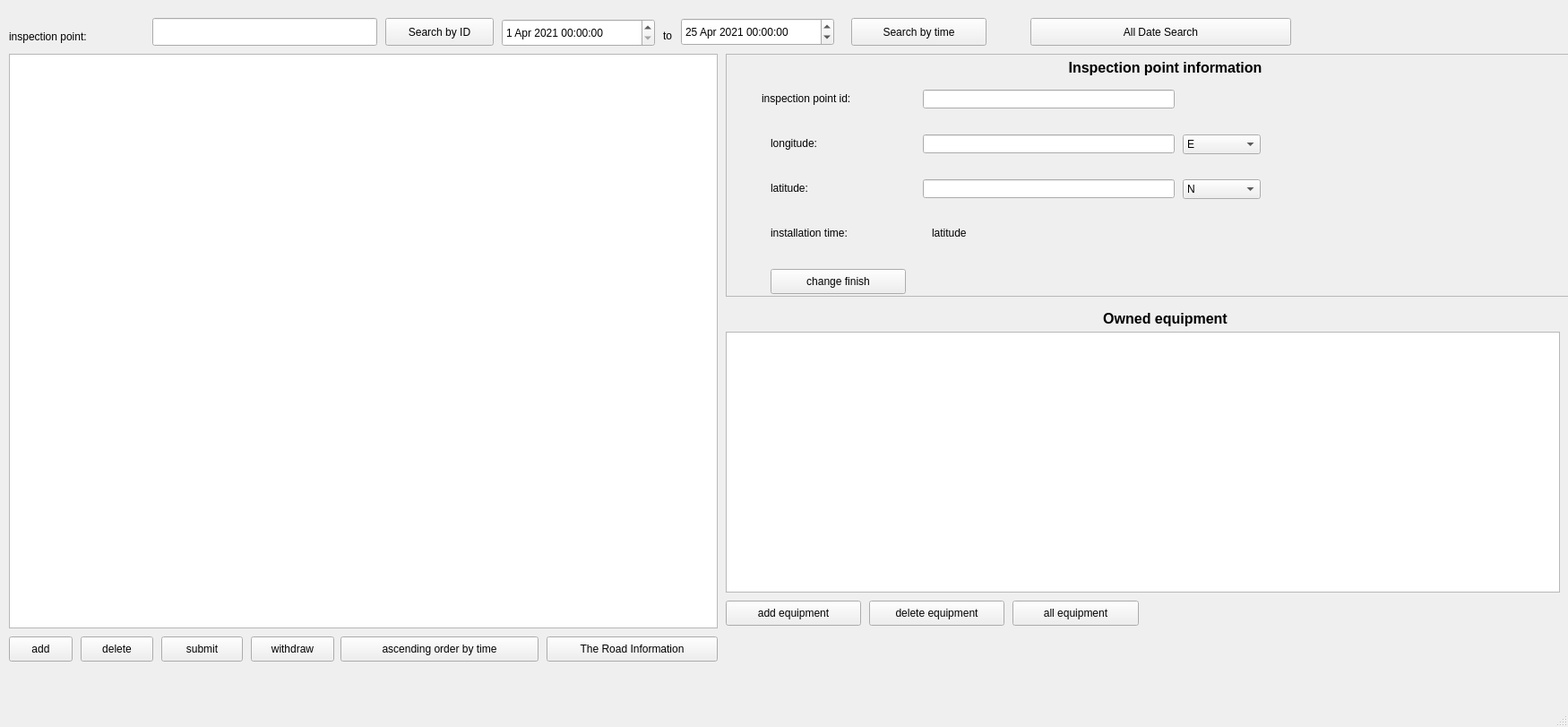
<?xml version="1.0" encoding="UTF-8"?>
<ui version="4.0">
 <class>MainWindow</class>
 <widget class="QMainWindow" name="MainWindow">
  <property name="enabled">
   <bool>true</bool>
  </property>
  <property name="geometry">
   <rect>
    <x>0</x>
    <y>0</y>
    <width>1750</width>
    <height>811</height>
   </rect>
  </property>
  <property name="minimumSize">
   <size>
    <width>1750</width>
    <height>0</height>
   </size>
  </property>
  <property name="maximumSize">
   <size>
    <width>1750</width>
    <height>850</height>
   </size>
  </property>
  <property name="windowTitle">
   <string>MainWindow</string>
  </property>
  <property name="autoFillBackground">
   <bool>false</bool>
  </property>
  <property name="styleSheet">
   <string notr="true">
font: 11pt &quot;华光行书_CNKI&quot;;</string>
  </property>
  <widget class="QWidget" name="centralwidget">
   <widget class="QPushButton" name="pushButton">
    <property name="enabled">
     <bool>true</bool>
    </property>
    <property name="geometry">
     <rect>
      <x>10</x>
      <y>710</y>
      <width>71</width>
      <height>28</height>
     </rect>
    </property>
    <property name="text">
     <string>add</string>
    </property>
    <property name="checkable">
     <bool>false</bool>
    </property>
    <property name="default">
     <bool>false</bool>
    </property>
   </widget>
   <widget class="QPushButton" name="deletepushButton">
    <property name="enabled">
     <bool>true</bool>
    </property>
    <property name="geometry">
     <rect>
      <x>90</x>
      <y>710</y>
      <width>81</width>
      <height>28</height>
     </rect>
    </property>
    <property name="text">
     <string>delete</string>
    </property>
   </widget>
   <widget class="QLineEdit" name="lineEdit">
    <property name="enabled">
     <bool>true</bool>
    </property>
    <property name="geometry">
     <rect>
      <x>170</x>
      <y>20</y>
      <width>251</width>
      <height>31</height>
     </rect>
    </property>
   </widget>
   <widget class="QPushButton" name="SearchpushButton">
    <property name="enabled">
     <bool>true</bool>
    </property>
    <property name="geometry">
     <rect>
      <x>430</x>
      <y>20</y>
      <width>121</width>
      <height>31</height>
     </rect>
    </property>
    <property name="styleSheet">
     <string notr="true">
font: 11pt &quot;华光行书_CNKI&quot;;</string>
    </property>
    <property name="text">
     <string>Search by ID</string>
    </property>
   </widget>
   <widget class="QPushButton" name="pushButton_3">
    <property name="enabled">
     <bool>true</bool>
    </property>
    <property name="geometry">
     <rect>
      <x>1150</x>
      <y>20</y>
      <width>291</width>
      <height>31</height>
     </rect>
    </property>
    <property name="styleSheet">
     <string notr="true">
font: 11pt &quot;华光行书_CNKI&quot;;</string>
    </property>
    <property name="text">
     <string>All Date Search</string>
    </property>
   </widget>
   <widget class="QWidget" name="widget_2" native="true">
    <property name="enabled">
     <bool>true</bool>
    </property>
    <property name="geometry">
     <rect>
      <x>810</x>
      <y>340</y>
      <width>941</width>
      <height>361</height>
     </rect>
    </property>
    <widget class="QLabel" name="label_5">
     <property name="enabled">
      <bool>true</bool>
     </property>
     <property name="geometry">
      <rect>
       <x>240</x>
       <y>0</y>
       <width>501</width>
       <height>31</height>
      </rect>
     </property>
     <property name="text">
      <string>&lt;html&gt;&lt;head/&gt;&lt;body&gt;&lt;p align=&quot;center&quot;&gt;&lt;span style=&quot; font-size:12pt; font-weight:600;&quot;&gt;Owned equipment&lt;/span&gt;&lt;/p&gt;&lt;/body&gt;&lt;/html&gt;</string>
     </property>
    </widget>
    <widget class="QPushButton" name="AddEquipmentpushButton">
     <property name="enabled">
      <bool>true</bool>
     </property>
     <property name="geometry">
      <rect>
       <x>0</x>
       <y>330</y>
       <width>151</width>
       <height>28</height>
      </rect>
     </property>
     <property name="text">
      <string>add equipment</string>
     </property>
    </widget>
    <widget class="QPushButton" name="DeleteEquipmentpushButton">
     <property name="enabled">
      <bool>true</bool>
     </property>
     <property name="geometry">
      <rect>
       <x>160</x>
       <y>330</y>
       <width>151</width>
       <height>28</height>
      </rect>
     </property>
     <property name="text">
      <string>delete equipment</string>
     </property>
    </widget>
    <widget class="QTableView" name="tableView_2">
     <property name="geometry">
      <rect>
       <x>0</x>
       <y>30</y>
       <width>931</width>
       <height>291</height>
      </rect>
     </property>
    </widget>
    <widget class="QPushButton" name="pushButton_6">
     <property name="geometry">
      <rect>
       <x>320</x>
       <y>330</y>
       <width>141</width>
       <height>28</height>
      </rect>
     </property>
     <property name="text">
      <string>all equipment</string>
     </property>
    </widget>
   </widget>
   <widget class="QPushButton" name="pushButton_4">
    <property name="enabled">
     <bool>true</bool>
    </property>
    <property name="geometry">
     <rect>
      <x>610</x>
      <y>710</y>
      <width>191</width>
      <height>28</height>
     </rect>
    </property>
    <property name="text">
     <string>The Road Information</string>
    </property>
    <property name="autoDefault">
     <bool>false</bool>
    </property>
   </widget>
   <widget class="QFrame" name="frame">
    <property name="geometry">
     <rect>
      <x>810</x>
      <y>60</y>
      <width>941</width>
      <height>271</height>
     </rect>
    </property>
    <property name="frameShape">
     <enum>QFrame::StyledPanel</enum>
    </property>
    <property name="frameShadow">
     <enum>QFrame::Plain</enum>
    </property>
    <property name="lineWidth">
     <number>3</number>
    </property>
    <property name="midLineWidth">
     <number>2</number>
    </property>
    <widget class="QLabel" name="label">
     <property name="enabled">
      <bool>true</bool>
     </property>
     <property name="geometry">
      <rect>
       <x>240</x>
       <y>0</y>
       <width>501</width>
       <height>31</height>
      </rect>
     </property>
     <property name="text">
      <string>&lt;html&gt;&lt;head/&gt;&lt;body&gt;&lt;p align=&quot;center&quot;&gt;&lt;span style=&quot; font-size:12pt; font-weight:600;&quot;&gt;Inspection point information&lt;/span&gt;&lt;/p&gt;&lt;/body&gt;&lt;/html&gt;</string>
     </property>
    </widget>
    <widget class="QLabel" name="label_3">
     <property name="geometry">
      <rect>
       <x>40</x>
       <y>40</y>
       <width>181</width>
       <height>20</height>
      </rect>
     </property>
     <property name="styleSheet">
      <string notr="true">
font: 11pt &quot;华光行书_CNKI&quot;;</string>
     </property>
     <property name="text">
      <string>inspection point id:</string>
     </property>
    </widget>
    <widget class="QLineEdit" name="lineEdit_id">
     <property name="geometry">
      <rect>
       <x>220</x>
       <y>40</y>
       <width>281</width>
       <height>21</height>
      </rect>
     </property>
    </widget>
    <widget class="QLabel" name="label_4">
     <property name="geometry">
      <rect>
       <x>50</x>
       <y>90</y>
       <width>181</width>
       <height>20</height>
      </rect>
     </property>
     <property name="styleSheet">
      <string notr="true">
font: 11pt &quot;华光行书_CNKI&quot;;</string>
     </property>
     <property name="text">
      <string>longitude:</string>
     </property>
    </widget>
    <widget class="QLineEdit" name="lineEdit_lo">
     <property name="geometry">
      <rect>
       <x>220</x>
       <y>90</y>
       <width>281</width>
       <height>21</height>
      </rect>
     </property>
    </widget>
    <widget class="QLineEdit" name="lineEdit_la">
     <property name="geometry">
      <rect>
       <x>220</x>
       <y>140</y>
       <width>281</width>
       <height>21</height>
      </rect>
     </property>
    </widget>
    <widget class="QLabel" name="label_6">
     <property name="geometry">
      <rect>
       <x>50</x>
       <y>140</y>
       <width>181</width>
       <height>20</height>
      </rect>
     </property>
     <property name="styleSheet">
      <string notr="true">
font: 11pt &quot;华光行书_CNKI&quot;;</string>
     </property>
     <property name="text">
      <string>latitude:</string>
     </property>
    </widget>
    <widget class="QLabel" name="label_7">
     <property name="geometry">
      <rect>
       <x>50</x>
       <y>190</y>
       <width>181</width>
       <height>20</height>
      </rect>
     </property>
     <property name="styleSheet">
      <string notr="true">
font: 11pt &quot;华光行书_CNKI&quot;;</string>
     </property>
     <property name="text">
      <string>installation time:</string>
     </property>
    </widget>
    <widget class="QLabel" name="label_itime">
     <property name="geometry">
      <rect>
       <x>230</x>
       <y>190</y>
       <width>181</width>
       <height>20</height>
      </rect>
     </property>
     <property name="styleSheet">
      <string notr="true">
font: 11pt &quot;华光行书_CNKI&quot;;</string>
     </property>
     <property name="text">
      <string>latitude</string>
     </property>
    </widget>
    <widget class="QPushButton" name="pushButton_7">
     <property name="geometry">
      <rect>
       <x>50</x>
       <y>240</y>
       <width>151</width>
       <height>28</height>
      </rect>
     </property>
     <property name="text">
      <string>change finish</string>
     </property>
    </widget>
    <widget class="QComboBox" name="comboBox_lo">
     <property name="geometry">
      <rect>
       <x>510</x>
       <y>90</y>
       <width>87</width>
       <height>22</height>
      </rect>
     </property>
     <item>
      <property name="text">
       <string>E</string>
      </property>
     </item>
     <item>
      <property name="text">
       <string>W</string>
      </property>
     </item>
    </widget>
    <widget class="QComboBox" name="comboBox_la">
     <property name="geometry">
      <rect>
       <x>510</x>
       <y>140</y>
       <width>87</width>
       <height>22</height>
      </rect>
     </property>
     <item>
      <property name="text">
       <string>N</string>
      </property>
     </item>
     <item>
      <property name="text">
       <string>S</string>
      </property>
     </item>
    </widget>
   </widget>
   <widget class="QTableView" name="tableView">
    <property name="geometry">
     <rect>
      <x>10</x>
      <y>60</y>
      <width>791</width>
      <height>641</height>
     </rect>
    </property>
   </widget>
   <widget class="QPushButton" name="pushButton_submit">
    <property name="geometry">
     <rect>
      <x>180</x>
      <y>710</y>
      <width>91</width>
      <height>28</height>
     </rect>
    </property>
    <property name="text">
     <string>submit</string>
    </property>
   </widget>
   <widget class="QPushButton" name="pushButton_2">
    <property name="geometry">
     <rect>
      <x>280</x>
      <y>710</y>
      <width>93</width>
      <height>28</height>
     </rect>
    </property>
    <property name="text">
     <string>withdraw</string>
    </property>
   </widget>
   <widget class="QPushButton" name="pushButton_5">
    <property name="geometry">
     <rect>
      <x>380</x>
      <y>710</y>
      <width>221</width>
      <height>28</height>
     </rect>
    </property>
    <property name="text">
     <string>ascending order by time</string>
    </property>
   </widget>
   <widget class="QLabel" name="label_2">
    <property name="geometry">
     <rect>
      <x>10</x>
      <y>30</y>
      <width>161</width>
      <height>21</height>
     </rect>
    </property>
    <property name="styleSheet">
     <string notr="true">
font: 11pt &quot;华光行书_CNKI&quot;;</string>
    </property>
    <property name="text">
     <string>inspection point:</string>
    </property>
   </widget>
   <widget class="QDateTimeEdit" name="dateTimeEdit">
    <property name="geometry">
     <rect>
      <x>560</x>
      <y>21</y>
      <width>171</width>
      <height>31</height>
     </rect>
    </property>
    <property name="styleSheet">
     <string notr="true">
font: 11pt &quot;华光行书_CNKI&quot;;</string>
    </property>
    <property name="date">
     <date>
      <year>2021</year>
      <month>4</month>
      <day>1</day>
     </date>
    </property>
   </widget>
   <widget class="QDateTimeEdit" name="dateTimeEdit_2">
    <property name="geometry">
     <rect>
      <x>760</x>
      <y>20</y>
      <width>171</width>
      <height>31</height>
     </rect>
    </property>
    <property name="styleSheet">
     <string notr="true">
font: 11pt &quot;华光行书_CNKI&quot;;</string>
    </property>
    <property name="date">
     <date>
      <year>2021</year>
      <month>4</month>
      <day>25</day>
     </date>
    </property>
   </widget>
   <widget class="QPushButton" name="pushButton_8">
    <property name="geometry">
     <rect>
      <x>950</x>
      <y>20</y>
      <width>151</width>
      <height>31</height>
     </rect>
    </property>
    <property name="styleSheet">
     <string notr="true">
font: 11pt &quot;华光行书_CNKI&quot;;</string>
    </property>
    <property name="text">
     <string>Search by time</string>
    </property>
   </widget>
   <widget class="QLabel" name="label_8">
    <property name="geometry">
     <rect>
      <x>740</x>
      <y>29</y>
      <width>21</width>
      <height>21</height>
     </rect>
    </property>
    <property name="styleSheet">
     <string notr="true">
font: 11pt &quot;华光行书_CNKI&quot;;</string>
    </property>
    <property name="text">
     <string>to</string>
    </property>
   </widget>
  </widget>
  <widget class="QMenuBar" name="menubar">
   <property name="geometry">
    <rect>
     <x>0</x>
     <y>0</y>
     <width>1750</width>
     <height>24</height>
    </rect>
   </property>
  </widget>
  <widget class="QStatusBar" name="statusbar"/>
 </widget>
 <resources/>
 <connections/>
</ui>
